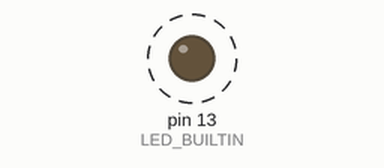
This program was run on a simulated Arduino Uno, built with avr-gcc and run on an emulated ATmega328P. Shown: output pins drawn as LEDs (lit = HIGH). Dashed ring = blinking. What the program prints to the serial monitor is not drawn.

Above: at 0.2 s.
Timing chart, 0 to 3.0 s (numbered marks = the images above):
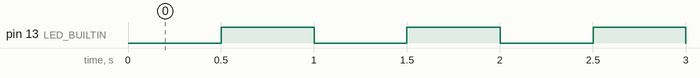

Measured:
- by itself, pin 13 (LED_BUILTIN): alternates HIGH for 0.50 s and LOW for 0.50 s

The program:

main.cpp
```cpp
#include <Arduino.h>

namespace {
constexpr unsigned long kBaudRate = 115200UL;
constexpr unsigned long kTogglePeriodMs = 500UL;
constexpr char kProjectId[] = "KONTAKTS-UNO-PROJ-001";

unsigned long lastToggleMs = 0;
unsigned long transitionCount = 0;
bool ledState = false;
}

void setup() {
  pinMode(LED_BUILTIN, OUTPUT);
  digitalWrite(LED_BUILTIN, LOW);

  Serial.begin(kBaudRate);
  Serial.println();
  Serial.print(F("project="));
  Serial.println(kProjectId);
  Serial.println(F("status=started"));
}

void loop() {
  const unsigned long nowMs = millis();
  if (nowMs - lastToggleMs < kTogglePeriodMs) {
    return;
  }

  lastToggleMs = nowMs;
  ledState = !ledState;
  digitalWrite(LED_BUILTIN, ledState ? HIGH : LOW);
  ++transitionCount;

  Serial.print(F("transition="));
  Serial.print(transitionCount);
  Serial.print(F(" millis="));
  Serial.print(nowMs);
  Serial.print(F(" led="));
  Serial.println(ledState ? 1 : 0);
}
```
